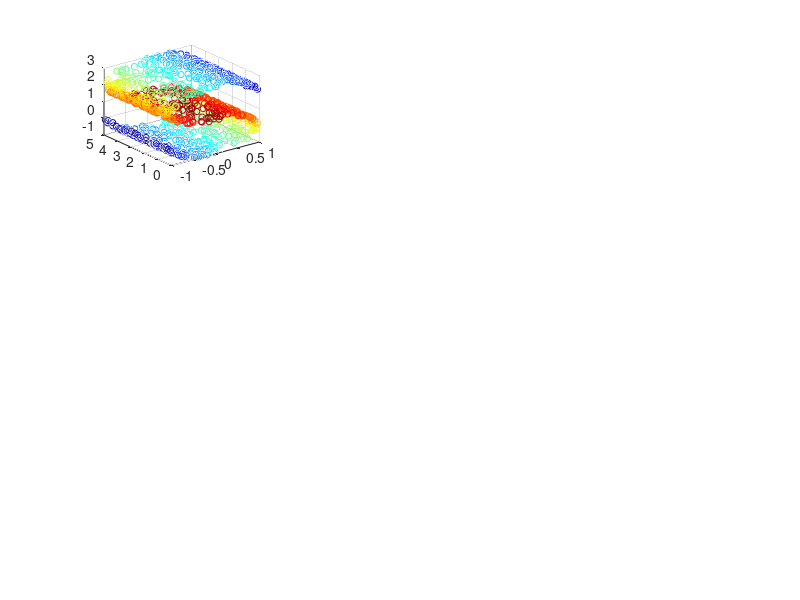

The MATLAB script that drew this image: (Note: this script raises an error after producing the figure.)
%% Problem 3: LLE and Dimensionality Reduction
% On the given dataset, perform dimensionality reduction (by manifold
% learning) using LLE.

%% 3a: Ploting the original data
% Plotting the original data in 3-D space using the specified commands (the
% plot should look like an S-curve).

% The problem set states to first load dataset a
load ps8_LLE_datasetA.mat;

% The problem set then states to create a figure with a 3,3,1 subplot
% Make a figure
figure;
% In this figure, use the subplot command to create a grid of subplots in
% the figure. This command will states to create a 3x3 grid of subplots and
% then place this subplot in position 1.
subplot(3,3,1);
scatter3(X(1,:), X(2,:), X(3,:), 20, colorMat)

%% 3b: Apply LLE (using k=20) to reduce the data to a 2-D space
% Apply LLE (using k=20) to reduce the data to a 2-D space (d=2) and plot
% the resulting lower-dimensionald ata in the next "subplot). Use lle.m and
% use scatter3.

% The lle.m function is within our directory, so it's natively available
% for our problem set!
reducedData = lle(X, 20, 2);

% Create the subplot on the figure in the second position
subplot(3,3,2);

% We created a reduced dimension dataset of just 2 dimensions with LLE.
% Now, we can just plot each set of values against one another in a 2D
% Plot!
scatter(reducedData(1,:), reducedData(2,:), 20, colorMat, 'filled');
xlabel('LLE Dim 1'); ylabel('LLE Dim 2');
title('LLE (k=20)');

%% 3c: Apply LLE again with different K values
% Repeat with k=4,6,8,12,16,50,200 and then plot the resulting lower
% dimensional data in each case in successive subplots.
kValues = [4, 6, 8, 12, 16, 50, 200];

% We can simply make a for loop through each of our kValues and then add
% them to the subplot positions. If we add 2 to our ith values, we'll
% account for the figures we've already created!

% For each k value we want to test
for i = 1:length(kValues)
    reducedData = lle(X, kValues(i), 2); % run LLE
    subplot(3,3,i+2); % add that run's data to the subplot through scatter
    scatter(reducedData(1,:), reducedData(2,:), 20, colorMat, 'filled');
    xlabel('LLE Dim 1'); ylabel('LLE Dim 2');
    title(sprintf('LLE (k=%d)', kValues(i)));
end

